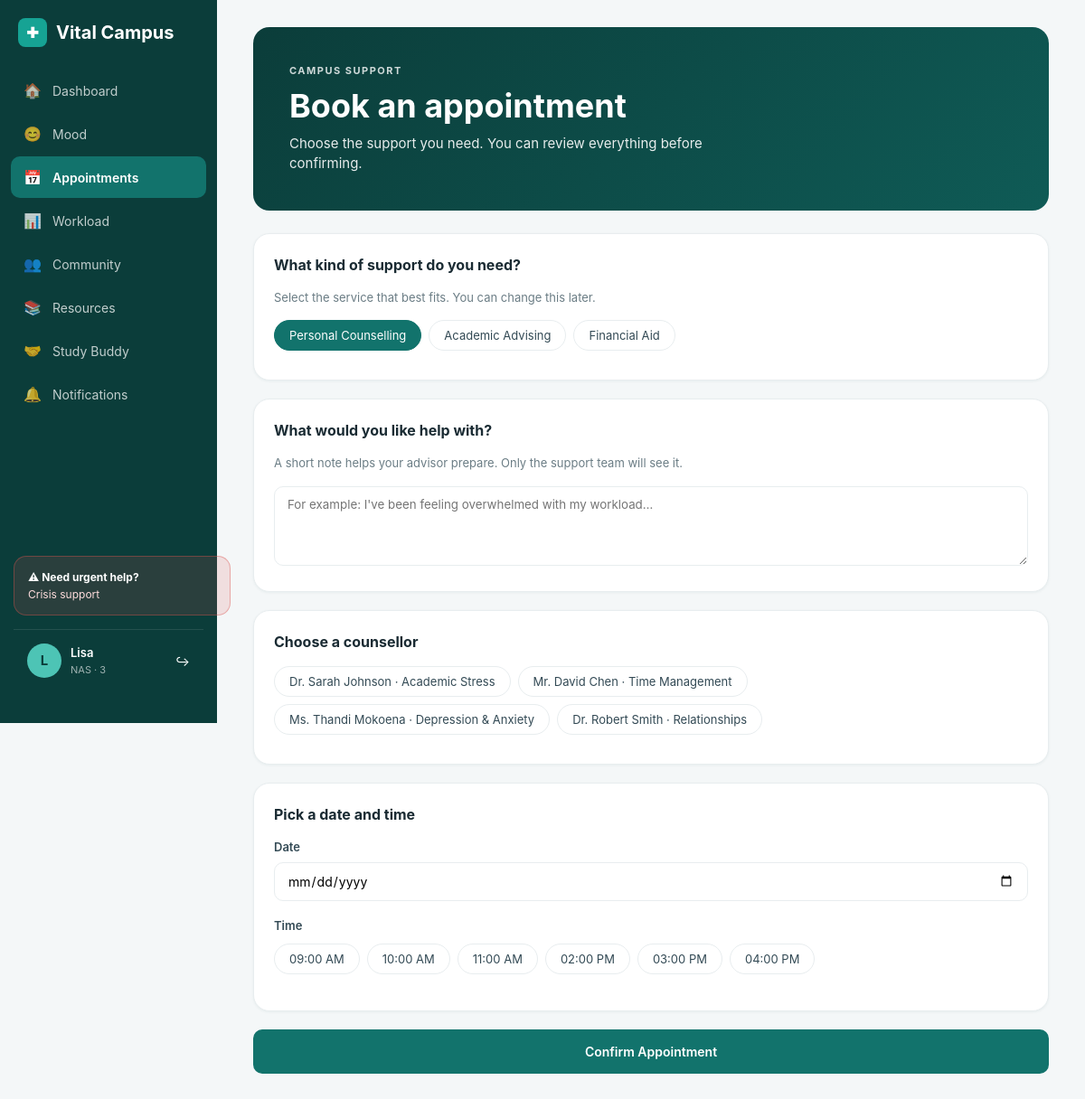
The app's page /booking (signed in) with its own data.
### database.py (models this page shows, shortened)
class User(UserMixin, db.Model):
    __tablename__ = 'users'
    id = db.Column(db.Integer, primary_key=True)
    user_id = db.Column(db.String(36), unique=True, nullable=False, default=lambda: str(uuid.uuid4()))
    student_number = db.Column(db.String(15), unique=True, nullable=False)
    preferred_name = db.Column(db.String(60), nullable=False)
    email = db.Column(db.String(120), unique=True, nullable=False)
    password = db.Column(db.String(200), nullable=False)
    faculty = db.Column(db.String(80), nullable=False)
    year_of_study = db.Column(db.SmallInteger, nullable=False)
    role = db.Column(db.String(20), default='student')
    is_active = db.Column(db.Boolean, default=True)
    created_at = db.Column(db.DateTime, default=datetime.utcnow)
    last_login = db.Column(db.DateTime, nullable=True)
    moods = db.relationship('MoodEntry', backref='user', lazy=True)
    appointments = db.relationship('Appointment', backref='user', lazy=True)
    posts = db.relationship('PeerPost', backref='user', lazy=True)
    notifications = db.relationship('Notification', backref='user', lazy=True)

class Counsellor(db.Model):
    __tablename__ = 'counsellors'
    id = db.Column(db.Integer, primary_key=True)
    counsellor_id = db.Column(db.String(36), unique=True, nullable=False, default=lambda: str(uuid.uuid4()))
    full_name = db.Column(db.String(120), nullable=False)
    specialisation = db.Column(db.String(30), nullable=False)
    email = db.Column(db.String(120), unique=True, nullable=False)
    is_available = db.Column(db.Boolean, default=True)
    created_at = db.Column(db.DateTime, default=datetime.utcnow)
    appointments = db.relationship('Appointment', backref='counsellor', lazy=True)

### app.py (the view, shortened to what this page needs)
@app.route('/booking', methods=['GET', 'POST'])
@student_only
@login_required
def booking():
    counsellors = Counsellor.query.filter_by(is_available=True).all()
    today = date.today()
    return render_template('booking.html', counsellors=counsellors, today=today)

### app.py (called while the page is built)
@login_manager.user_loader
def load_user(user_id):
    return User.query.get(int(user_id))

def student_only(f):
    @wraps(f)
    def decorated(*args, **kwargs):
        if current_user.role == 'admin':
            flash('Admins use the admin panel.', 'info')
            return redirect(url_for('admin'))
        return f(*args, **kwargs)
    return decorated

### templates/booking.html (shortened to what this page needs)
<!DOCTYPE html>
<html lang="en">
<head>
    <link rel="stylesheet" href="{{ url_for('static', filename='css/style.css') }}">
</head>
<body>
    <div class="layout">
        <aside class="sidebar">
            <div>
                <div class="sidebar-brand"><div class="sidebar-brand-icon">✚</div><span>Vital Campus</span></div>
                <nav class="sidebar-nav">
                    <a href="{{ url_for('dashboard') }}"><i>🏠</i><span>Dashboard</span></a>
                    <a href="{{ url_for('mood') }}"><i>😊</i><span>Mood</span></a>
                    <a href="{{ url_for('booking') }}" class="active"><i>📅</i><span>Appointments</span></a>
                    <a href="{{ url_for('workload') }}"><i>📊</i><span>Workload</span></a>
                    <a href="{{ url_for('forum') }}"><i>👥</i><span>Community</span></a>
                    <a href="{{ url_for('resources') }}"><i>📚</i><span>Resources</span></a>
                    <a href="{{ url_for('studybuddy') }}"><i>🤝</i><span>Study Buddy</span></a>
                    <a href="{{ url_for('notifications') }}"><i>🔔</i><span>Notifications</span></a>
                </nav>
            </div>
            <div>
                <button class="sidebar-crisis" onclick="openCrisisModal()" style="cursor:pointer; width:100%; text-align:left; font-family:inherit;">
                    <strong>⚠ Need urgent help?</strong>
                    Crisis support
                </button>
                <div class="sidebar-user">
                    <div class="sidebar-user-avatar">{{ current_user.preferred_name[0] }}</div>
                    <div class="sidebar-user-info"><div>{{ current_user.preferred_name }}</div><div>NAS · {{ current_user.year_of_study }}</div></div>
                    <a href="{{ url_for('logout') }}" style="margin-left:auto; color:#fff; text-decoration:none; font-size:14px;">↪</a>
                </div>
            </div>
        </aside>
        <main class="main-content">
            <div class="banner">
                <div class="banner-content">
                    <div class="eyebrow">Campus Support</div>
                    <h1>Book an appointment</h1>
                    <p>Choose the support you need. You can review everything before confirming.</p>
                </div>
            </div>
            <form method="POST">
                <div class="card">
                    <h3>What kind of support do you need?</h3>
                    <p style="color: var(--ink-500); font-size: 13px; margin-bottom: 15px;">Select the service that best fits. You can change this later.</p>
                    <div class="chip-group">
                        <button type="button" class="chip service-chip active" data-service="Personal Counselling">Personal Counselling</button>
                        <button type="button" class="chip service-chip" data-service="Academic Advising">Academic Advising</button>
                        <button type="button" class="chip service-chip" data-service="Financial Aid">Financial Aid</button>
                    </div>
                </div>
                <div class="card">
                    <h3>What would you like help with?</h3>
                    <p style="color: var(--ink-500); font-size: 13px; margin-bottom: 15px;">A short note helps your advisor prepare. Only the support team will see it.</p>
                    <textarea name="reason" rows="4" maxlength="200" placeholder="For example: I've been feeling overwhelmed with my workload…" style="width:100%; padding:11px 14px; border:1px solid var(--ink-100); border-radius:10px; font-family:inherit;"></textarea>
                </div>
                <div class="card">
                    <h3>Choose a counsellor</h3>
                    <div class="chip-group">
                        {% for counsellor in counsellors %}
                        <button type="button" class="chip counsellor-chip" data-counsellor="{{ counsellor.id }}">
                            {{ counsellor.full_name }} · {{ counsellor.specialisation }}
                        </button>
                        {% endfor %}
                    </div>
                </div>
                <div class="card">
                    <h3>Pick a date and time</h3>
                    <div class="form-group">
                        <label>Date</label>
                        <input type="date" name="appointment_date" required min="{{ today }}">
                    </div>
                    <div class="form-group">
                        <label>Time</label>
                        <div class="chip-group">
                            <button type="button" class="chip time-chip" data-time="09:00 AM">09:00 AM</button>
                            <button type="button" class="chip time-chip" data-time="10:00 AM">10:00 AM</button>
                            <button type="button" class="chip time-chip" data-time="11:00 AM">11:00 AM</button>
                            <button type="button" class="chip time-chip" data-time="02:00 PM">02:00 PM</button>
                            <button type="button" class="chip time-chip" data-time="03:00 PM">03:00 PM</button>
                            <button type="button" class="chip time-chip" data-time="04:00 PM">04:00 PM</button>
                        </div>
                    </div>
                </div>
                <button type="submit" class="btn btn-primary btn-block" style="padding:16px;">Confirm Appointment</button>
            </form>
        </main>
    </div>
</body>
</html>

### records on screen
User: preferred_name "L", preferred_name "Lisa", year_of_study "3"
Counsellor: full_name "Dr. Sarah Johnson", specialisation "Academic Stress"
Counsellor: full_name "Mr. David Chen", specialisation "Time Management"
Counsellor: full_name "Ms. Thandi Mokoena", specialisation "Depression & Anxiety"
Counsellor: full_name "Dr. Robert Smith", specialisation "Relationships"
